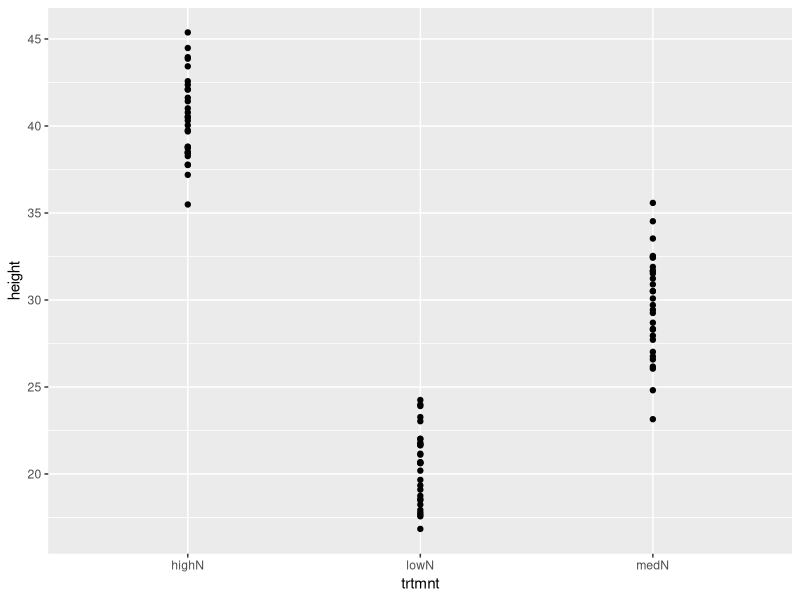
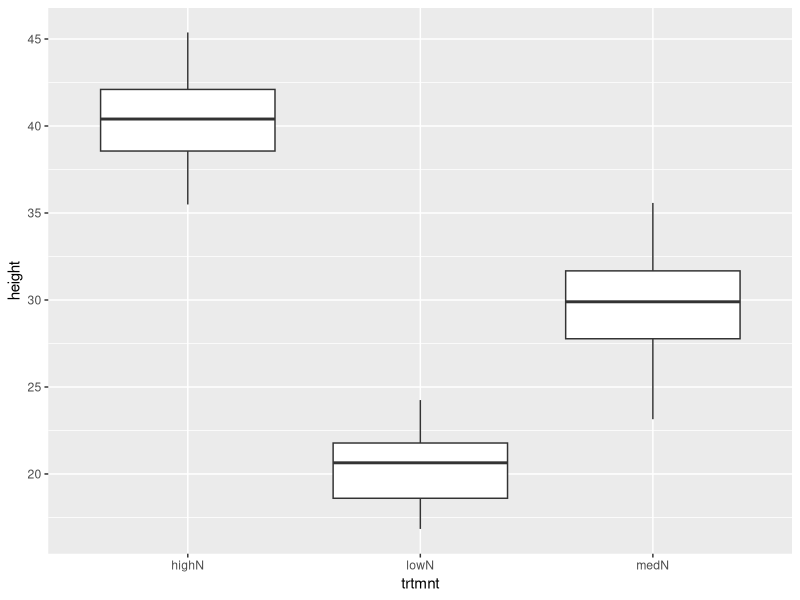

Here is the R script that generated these plots, in order:
## ---- chunk 1
library(tidyverse)
##################################################
# FUNCTION: p_data or plant data
# input: randomly simulated data
# output: simulated plant height data, in a long format for analysis
#------------------------------------------------- 
p_data <- function(size=30, mean1=20, mean2=30, mean3=40, sd13=2,sd2=3) {
  dataFrame <- data.frame(lowN=rnorm(size, mean=mean1,sd=sd13),
                          medN=rnorm(size, mean=mean2, sd=sd2),
                          highN=rnorm(size, mean=mean3, sd=sd13)) # creating the data frames
                          
  dataFrame <- pivot_longer(dataFrame, cols=lowN:highN,
                            names_to = "trtmnt",
                            values_to = "height",
                            values_drop_na = T)
                            # changing orientation
  s1 <- summary(aov(height~trtmnt, data=dataFrame))
  p1 <- ggplot(data=dataFrame, aes(x=trtmnt, y=height)) + geom_point()
  p2 <- ggplot(data=dataFrame, aes(x=trtmnt, y=height)) + geom_boxplot()
  return(c(dataFrame,plot(p1),s1,plot(p2)))
}
# plotting the graph and output, added a boxplot which shows the data better
p_data()

